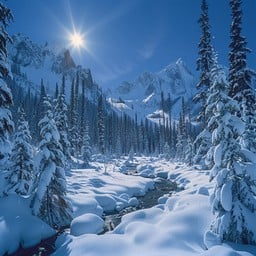
#> input picture class2/snowy.jpg, 256 x 256 px
$ python class2.py
#> lines starting #> are read from the running program, lines starting #| are printed output that depends on the picture
import cv2
import os

snow = cv2.imread("snowy.jpg")
#> snow is the input picture: shape (256, 256, 3); mean B, G, R 155.2, 113.5, 77.6
desert = cv2.imread("desert.jpg")
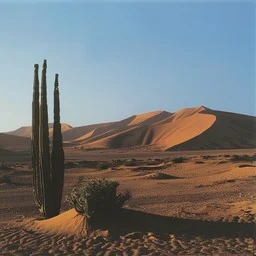
#> input picture class2/desert.jpg, 256 x 256 px
#> desert is the input picture: shape (256, 256, 3); mean B, G, R 120.9, 119, 115.2

# weighted sum of two images (the proportion of each image  - 0 to 1)

combined_image = cv2.addWeighted(snow,0.5,desert,0.3,0,)
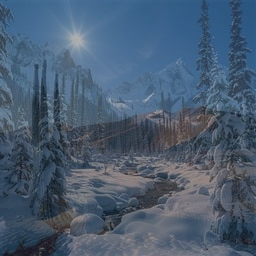
#> combined_image: shape (256, 256, 3); mean B, G, R 113.8, 92.5, 73.4

# subtraction

subtracted_image = cv2.subtract(snow,desert)
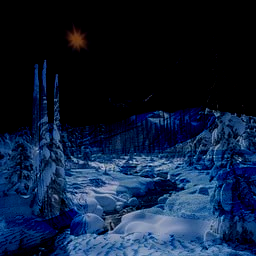
#> subtracted_image: shape (256, 256, 3); mean B, G, R 56.9, 31, 15.1
subtracted_image2 = cv2.subtract(desert,snow)
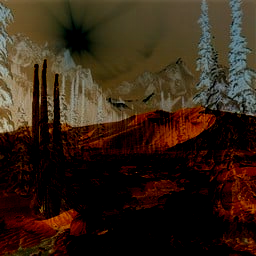
#> subtracted_image2: shape (256, 256, 3); mean B, G, R 22.6, 36.5, 52.8

cv2.imshow("snow",snow)
cv2.imshow("desert",desert)
cv2.imshow("combined",combined_image)
cv2.imshow("snow - desert", subtracted_image)
cv2.imshow("desert - snow", subtracted_image2)

cv2.waitKey(0)
cv2.destroyAllWindows()
